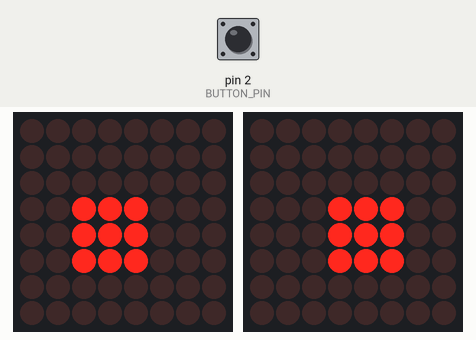
Bench run of a sketch on a simulated Arduino Nano, built with avr-gcc and run on an emulated ATmega328P. On the bench: 2 × 8×8 LED matrix. The inputs (shaded band) are chosen by the test bench; at power-on: pin 2 (BUTTON_PIN) HIGH. Random numbers use the default seed unless the sketch sets one.

Above: at 1.2 s.
1.3 s: pin 2 (BUTTON_PIN) pulled LOW for 0.15 s
At 2.0 s:
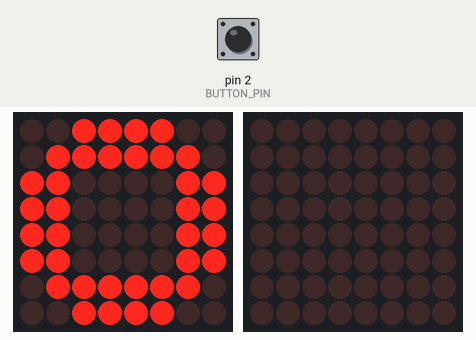
At 18.2 s:
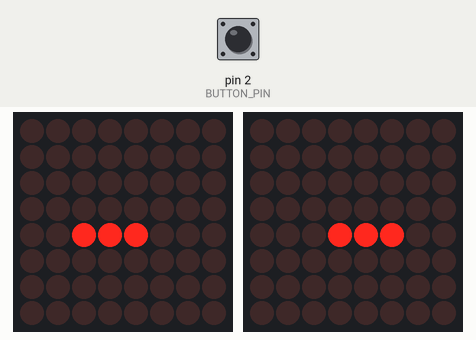
Timing chart, 0 to 19.7 s (numbered marks = the images above; inputs shaded):
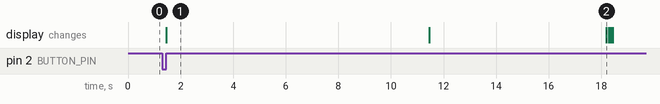

The sketch:

ArdunioTest.ino
```cpp
#include <Adafruit_GFX.h>
#include <Adafruit_LEDBackpack.h>
#include "EyeBall.h"
#include "Eyes.h"
#include <Wire.h>


#define BUTTON_PIN 2


#define LEFT_EYE_ADDRESS 0x70
#define LEFT_EYE_ROTATION 3
#define LEFT_EYE_BRIGHTNESS 5

#define RIGHT_EYE_ADDRESS 0x72
#define RIGHT_EYE_ROTATION 3
#define RIGHT_EYE_BRIGHTNESS 5


EyesClass sansEyes = EyesClass();


void setup()
{
  //Serial.begin(9600);

	// Initialize the button
	pinMode(BUTTON_PIN, INPUT_PULLUP);

	// Setup the interrupt for the pin
	attachInterrupt(digitalPinToInterrupt(BUTTON_PIN), OnButtonPressed, RISING);

	// Initialize the eyes.
	sansEyes.Init(LEFT_EYE_BRIGHTNESS, RIGHT_EYE_BRIGHTNESS, LEFT_EYE_ADDRESS, RIGHT_EYE_ADDRESS, LEFT_EYE_ROTATION, RIGHT_EYE_ROTATION);
}

void loop()
{
  sansEyes.Update();
}


void OnButtonPressed()
{
	sansEyes.StartBasicallyABadTime();
}
```

AnimationData.h
```cpp
#ifndef _ANIMATIONDATA_h
#define _ANIMATIONDATA_h

#if defined(ARDUINO) && ARDUINO >= 100
#include "Arduino.h"
#else
#include "WProgram.h"
#endif

enum Eye { LeftEye, RightEye };

enum Direction { Forward, Backward };

enum EyeState { BasicallyABadTime, Blinking, Moving, Static };

enum EyePosition { Center, Left, Right, Up, Down };


static const uint8_t PROGMEM
	bmp_bascially_bad_time[] =
		{ B00111100,
		  B01111110,
		  B11000011,
		  B11000011,
		  B11000011,
		  B11000011,
		  B01111110,
		  B00111100 };


#endif
```

EyeBall.cpp
```cpp
#include "EyeBall.h"

EyeBallClass::EyeBallClass()
{
}


void EyeBallClass::Init(uint8_t eyeBrightness, uint8_t eyeAddress, uint8_t eyeRotation)
{
	EyeMatrix.begin(eyeAddress);
	EyeMatrix.setRotation(eyeRotation);
	EyeMatrix.setBrightness(eyeBrightness);

	EyeMatrix.clear();
	EyeMatrix.writeDisplay();
}


void EyeBallClass::Close()
{
	EyeMatrix.clear();
	EyeMatrix.writeDisplay();
}


void EyeBallClass::DrawPupilAt(uint16_t x, uint16_t y, EyeOpenState newEyeOpenState)
{
	// Stash the current state of the eye
	// Not needed anywhere right now, but might be nice to have.
	currentX = x;
	currentY = y;
	eyeOpenState = newEyeOpenState;


	// Clear the current state of the matrix
	EyeMatrix.clear();

	if (eyeOpenState == HalfClosed)
	{
		// This is the case where we are mid-blink
		EyeMatrix.drawLine(currentX - 1, currentY, currentX + 1, currentY, LED_ON);
	}
	else if (eyeOpenState == FullyOpen)
	{
		// This is the case where the eye is wide open
		RENDER_PUPIL(currentX, currentY);
	}

	// Push the results to the matrix
	EyeMatrix.writeDisplay();
}


void EyeBallClass::StartBasicallyABadTime()
{
	EyeMatrix.clear();
	EyeMatrix.drawBitmap(0, 0, bmp_bascially_bad_time, 8, 8, LED_ON);
	EyeMatrix.writeDisplay();
}


EyeBallClass EyeBall;
```

EyeBall.h
```cpp
// EyeBall.h

#ifndef _EYEBALL_h
#define _EYEBALL_h

#if defined(ARDUINO) && ARDUINO >= 100
	#include "Arduino.h"
#else
	#include "WProgram.h"
#endif

#include "AnimationData.h"
#include <Adafruit_GFX.h>
#include <Adafruit_LEDBackpack.h>

//#define RENDER_PUPIL(x, y) EyeMatrix.fillCircle(x, y, 1, LED_ON);
#define RENDER_PUPIL(x, y) EyeMatrix.fillRect(x - 1, y - 1, 3, 3, LED_ON);

enum EyeOpenState { FullyOpen, HalfClosed, FullyClosed };

class EyeBallClass
{
protected:
	// Protected members
	Adafruit_8x8matrix EyeMatrix = Adafruit_8x8matrix();

	volatile uint8_t currentX;
	volatile uint8_t currentY;
	volatile EyeOpenState eyeOpenState;


public:
	EyeBallClass();

	void Close();
	void Init(uint8_t eyeBrightness, uint8_t eyeAddress, uint8_t eyeRotation);
	void DrawPupilAt(uint16_t x, uint16_t y, EyeOpenState newEyeOpenState);
	void StartBasicallyABadTime();

};

extern EyeBallClass EyeBall;

#endif
```

Eyes.cpp
```cpp
#include "Eyes.h"


/*

  Constructor

*/

EyesClass::EyesClass()
{
}


/*

  Initialization Function

*/

void EyesClass::Init(uint8_t leftEyeBrightness, uint8_t rightEyeBrightness, uint8_t leftEyeAddress, uint8_t rightEyeAddress, uint8_t leftEyeRotation, uint8_t rightEyeRotation)
{
	leftEye.Init(leftEyeBrightness, leftEyeAddress, leftEyeRotation);
	rightEye.Init(rightEyeBrightness, rightEyeAddress, rightEyeRotation);

	Reset();
}


/*

  Functions to get the various durations used by the eyes

*/
uint64_t EyesClass::GetBasicallyABadTimeExpiration()
{
	return millis() + BASICALLY_A_BAD_TIME_DURATION;
}

uint64_t EyesClass::GetNextBlinkTime()
{
	return millis() + random(MIN_BLINK_TIME, MAX_BLINK_TIME);
}

uint64_t EyesClass::GetNextMovementTime()
{
	return millis() + random(MIN_STATE_CHANGE_TIME, MAX_STATE_CHANGE_TIME);
}


/*

  Functions to calculate the positions of the eyes

*/

uint8_t EyesClass::GetLeftXForPosition(EyePosition position)
{
	// Set the X
	switch (position)
	{
		case Left:
			return 1;
		case Right:
			return 6;
		case Center:
		case Up:
		case Down:
			return 3;
	}

	return 0;
}

uint8_t EyesClass::GetRightXForPosition(EyePosition position)
{
	// Set the X
	switch (position)
	{
		case Left:
			return 1;
		case Right:
			return 6;
		case Center:
		case Up:
		case Down:
			return 4;
	}

	return 0;
}

uint8_t EyesClass::GetYForPosition(EyePosition position)
{
	// Set the Y
	switch (position)
	{
		case Center:
		case Left:
		case Right:
			return 4;
		case Up:
			return 1;
		case Down:
			return 6;
	}

	return 1;
}


/*

   Blink functions

*/


void EyesClass::StartBlink()
{
	currentFrame = 0;
	currentState = Blinking;
	nextFrame = BLINK_FRAME_TIME + millis();
}


void EyesClass::UpdateBlink()
{
	if (nextFrame < millis())
	{
		// If our current frame count is 3, then we are done.
		if (currentFrame == 3)
		{
			FinishBlink();
			return;
		}


		switch (currentFrame)
		{
			case 0:
			case 2:
				leftEye.DrawPupilAt(GetLeftXForPosition(currentPosition), GetYForPosition(currentPosition), HalfClosed);
				rightEye.DrawPupilAt(GetRightXForPosition(currentPosition), GetYForPosition(currentPosition), HalfClosed);
				break;
			case 1:
				leftEye.DrawPupilAt(GetLeftXForPosition(currentPosition), GetYForPosition(currentPosition), FullyClosed);
				rightEye.DrawPupilAt(GetRightXForPosition(currentPosition), GetYForPosition(currentPosition), FullyClosed);
				break;
		}

		// Increment the frame counter, and set the expiration time for the current frame.
		currentFrame++;
		nextFrame = BLINK_FRAME_TIME + millis();
	}
}

void EyesClass::FinishBlink()
{
	currentState = Static;
	currentFrame = 0;

	leftEye.DrawPupilAt(GetLeftXForPosition(currentPosition), GetYForPosition(currentPosition), FullyOpen);
	rightEye.DrawPupilAt(GetRightXForPosition(currentPosition), GetYForPosition(currentPosition), FullyOpen);

	nextBlink = GetNextBlinkTime();
}


/*

  Basically A Bad Time Functions

*/

void EyesClass::StartBasicallyABadTime()
{
	// Set the current state
	currentState = BasicallyABadTime;
	currentPosition = Center;

	// Set the expiration time
	nextStateChange = GetBasicallyABadTimeExpiration();
}


void EyesClass::UpdateBasicallyABadTime()
{
	// See if we have expired
	if (nextStateChange < millis()) {
		FinishBasicallyABadTime();
		return;
	}

	// If not, re-render the eyes
	leftEye.StartBasicallyABadTime();
	rightEye.Close();
}

void EyesClass::FinishBasicallyABadTime()
{
	Reset();
}


/*

  Eye moving functions

*/


void EyesClass::StartEyeMoving(EyePosition newPosition)
{
	if (currentPosition != newPosition)
	{
		previousPosition = currentPosition;
		currentPosition = newPosition;

		currentState = Moving;
		currentFrame = 0;

    nextFrame = millis() + MOVEMENT_FRAME_TIME;
	}
}

void EyesClass::UpdateEyeMoving()
{
	if (nextFrame < millis())
	{
		uint8_t prevLeftX, prevRightX, prevY;
		uint8_t destLeftX, destRightX, destY;
		uint8_t newLeftX, newRightX, newY;

		prevLeftX = GetLeftXForPosition(previousPosition);
		prevRightX = GetRightXForPosition(previousPosition);
		prevY = GetYForPosition(previousPosition);

		destLeftX = GetLeftXForPosition(currentPosition);
		destRightX = GetRightXForPosition(currentPosition);
		destY = GetYForPosition(currentPosition);

		newLeftX = (((destLeftX - prevLeftX) * currentFrame) / EYE_MOVEMENT_FRAME_COUNT) + prevLeftX;
		newRightX = (((destRightX - prevRightX) * currentFrame) / EYE_MOVEMENT_FRAME_COUNT) + prevRightX;
		newY = (((destY - prevY) * currentFrame) / EYE_MOVEMENT_FRAME_COUNT) + prevY;

		leftEye.DrawPupilAt(newLeftX, newY, FullyOpen);
		rightEye.DrawPupilAt(newRightX, newY, FullyOpen);

		if (currentFrame >= EYE_MOVEMENT_FRAME_COUNT)
		{
			FinishEyeMoving();
			return;
		}
		else
		{
			currentFrame++;
			nextFrame = millis() + MOVEMENT_FRAME_TIME;
		}
	}
}

void EyesClass::FinishEyeMoving()
{
	currentState = Static;
	currentFrame = 0;
	nextStateChange = GetNextMovementTime();

	leftEye.DrawPupilAt(GetLeftXForPosition(currentPosition), GetYForPosition(currentPosition), FullyOpen);
	rightEye.DrawPupilAt(GetRightXForPosition(currentPosition), GetYForPosition(currentPosition), FullyOpen);
}


EyePosition EyesClass::GetRandomEyePosition()
{
	uint8_t newPosition = random(0, 4);

	switch (newPosition)
	{
		case 1:
			return Left;
		case 2:
			return Right;
		case 3:
			return Up;
		case 4:
			return Down;
		default:
			return Center;
	}
}


/*

  Reset function takes it back to looking straight ahead, and sets the nextBlink, and nextStateChange timer values.

*/

void EyesClass::Reset()
{
	currentState = Static;
	currentPosition = previousPosition = Center;
	currentFrame = 0;

	nextStateChange = GetNextMovementTime();
	nextBlink = GetNextBlinkTime();

	leftEye.DrawPupilAt(GetLeftXForPosition(currentPosition), GetYForPosition(currentPosition), FullyOpen);
	rightEye.DrawPupilAt(GetRightXForPosition(currentPosition), GetYForPosition(currentPosition), FullyOpen);
}


/*

  Update function - used to determine the current state, render that state, and set the next state as appropriate.

*/

void EyesClass::Update()
{
	// Check to see if we are in basically a bad time.
	if (currentState == BasicallyABadTime)
	{
		UpdateBasicallyABadTime();
		return;
	}

	// Check to see if we are blinking
	if (currentState == Blinking)
	{
		UpdateBlink();
		return;
	}

	// Check to see if the eyes are moving
	if (currentState == Moving)
	{
		UpdateEyeMoving();
		return;
	}

	// At this point, the eyes are just static.
	if (currentState == Static)
	{
		leftEye.DrawPupilAt(GetLeftXForPosition(currentPosition), GetYForPosition(currentPosition), FullyOpen);
		rightEye.DrawPupilAt(GetRightXForPosition(currentPosition), GetYForPosition(currentPosition), FullyOpen);
	}


	// Now we check to see if any of the timers have expired
	if (nextBlink < millis())
	{
		StartBlink();
		return;
	}


	// Check to see if we need to look somewhere else
	if (nextStateChange < millis())
	{
		StartEyeMoving(GetRandomEyePosition());
		return;
	}
}


EyesClass Eyes;
```

Eyes.h
```cpp
// Eyes.h

#ifndef _EYES_h
#define _EYES_h

#include "EyeBall.h"
#include "AnimationData.h"

#if defined(ARDUINO) && ARDUINO >= 100
	#include "Arduino.h"
#else
	#include "WProgram.h"
#endif

#define BASICALLY_A_BAD_TIME_DURATION 10000

#define MIN_BLINK_TIME 3000
#define MAX_BLINK_TIME 7000

#define BLINK_FRAME_TIME 75
#define MOVEMENT_FRAME_TIME 20

#define EYE_MOVEMENT_FRAME_COUNT 8

#define MIN_STATE_CHANGE_TIME 10000
#define MAX_STATE_CHANGE_TIME 20000

class EyesClass
{
 protected:
	EyeBallClass leftEye;
	EyeBallClass rightEye;

	volatile EyeState currentState;
	volatile EyePosition previousPosition;
	volatile EyePosition currentPosition;
	volatile uint8_t currentFrame;

	uint64_t nextFrame;
	uint64_t nextBlink;
	uint64_t nextStateChange;

	uint64_t GetBasicallyABadTimeExpiration();
	uint64_t GetNextBlinkTime();
	uint64_t GetNextMovementTime();
	EyePosition GetRandomEyePosition();

	uint8_t GetLeftXForPosition(EyePosition position);
	uint8_t GetRightXForPosition(EyePosition position);
	uint8_t GetYForPosition(EyePosition position);

	void StartBlink();
	void UpdateBlink();
	void FinishBlink();

	void UpdateBasicallyABadTime();
	void FinishBasicallyABadTime();

	void StartEyeMoving(EyePosition newPosition);
	void UpdateEyeMoving();
	void FinishEyeMoving();

 public:
    EyesClass();

	void Init(uint8_t leftEyeBrightness, uint8_t rightEyeBrightness, uint8_t leftEyeAddress, uint8_t rightEyeAddress, uint8_t leftEyeRotation, uint8_t rightEyeRotation);
	void Reset();
	void StartBasicallyABadTime();
	void Update();
};

extern EyesClass Eyes;

#endif
```

Measured:
- what the display in image 1 shows lasts 10.0 s, from 1.5 s to 11.5 s
